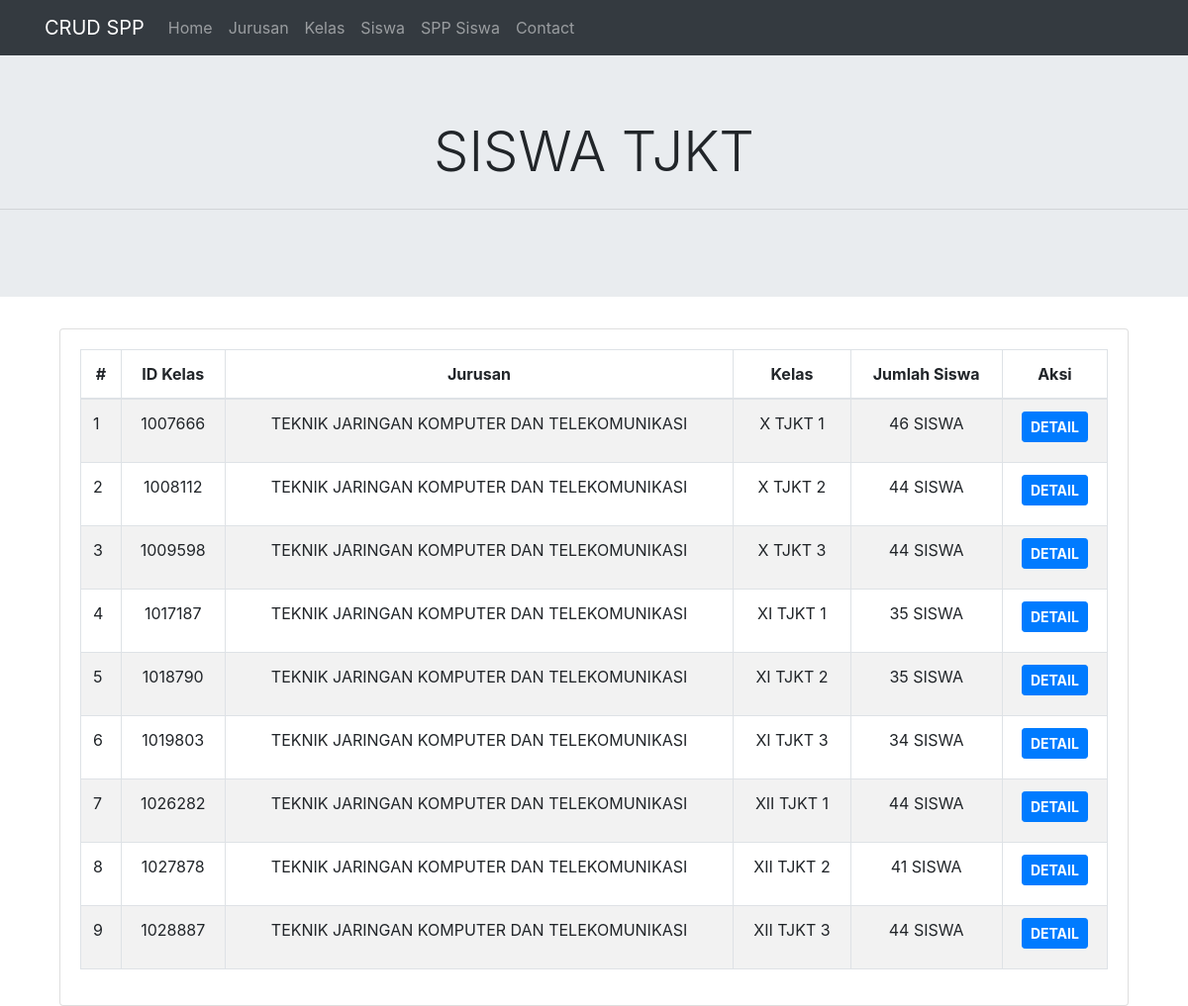
/index.php/siswa, run on the app's committed database.
### tables this page shows
CREATE TABLE `a_kelas` (
  `id` int(11) NOT NULL,
  `kode` varchar(8) NOT NULL,
  `kelas` varchar(128) NOT NULL
);

### application/controllers/Siswa.php (called while the page is built, shortened)
<?php
class Siswa extends CI_Controller
{
    public function index()
    {
        $isi['kelas'] = $this->Model_kelas->dataKelas_Siswa();
        $this->load->view('templates/header');
        $this->load->view('templates/navbar');
        $this->load->view('tampilan_siswa', $isi);
        $this->load->view('templates/footer');
    }
}

### index.php (called while the page is built, shortened)
<?php
require_once BASEPATH.'core/CodeIgniter.php';

### application/models/Model_kelas.php (called while the page is built, shortened)
<?php
class Model_kelas extends CI_Model
{
    public function dataKelas_Siswa()
    {
        $sql = "SELECT a_kelas.id,a_jurusan.jurusan,a_kelas.kelas,COUNT(*) AS jumlah_siswa FROM `a_siswa`
                INNER JOIN a_kelas
                ON a_siswa.kelas=a_kelas.id
                INNER JOIN a_jurusan
                ON a_kelas.kode=a_jurusan.kode
                GROUP BY a_kelas.id;";
        $query = $this->db->query($sql);
        return $query->result_array();
    }
}

### application/views/tampilan_siswa.php (the view)
<div class="jumbotron jumbotron-fluid text-center text-uppercase">
    <h3 class="display-4">SISWA TJKT</h3>
    <hr class="my-4">
</div>
<div class="container">
    <div class="container">
        <div class="row mt-2">
            <div class="col-md">
                <div class="card">
                    <div class="card-body">
                        <div class="table-responsive">
                            <table class="table table-striped table-bordered" id="dataTable" width="100%" cellspacing="0">
                                <thead>
                                    <tr class="text-center">
                                        <th scope="col">#</th>
                                        <th scope="col">ID Kelas</th>
                                        <th scope="col">Jurusan</th>
                                        <th scope="col">Kelas</th>
                                        <th scope="col">Jumlah Siswa</th>
                                        <th scope="col">Aksi</th>
                                    </tr>
                                </thead>
                                <tbody>
                                    <tr>
                                        <?php
                                        $no = 1;
                                        foreach ($kelas as $row) {
                                        ?>
                                            <td><?php echo $no++; ?></td>
                                            <td class="text-center"><?= $row['id'] ?></td>
                                            <td class="text-center"><?= $row['jurusan'] ?></td>
                                            <td class="text-center"><?= $row['kelas'] ?></td>
                                            <td class="text-center text-uppercase"><?= $row['jumlah_siswa'] ?> Siswa</td>
                                            <td>
                                                <h5 class="text-center">
                                                    <a class="btn btn-primary btn-sm text-uppercase font-weight-bold" href="<?= base_url() ?>Siswa/detail_siswa/<?= $row['id'] ?>">Detail</a>
                                                </h5>
                                            </td>
                                    </tr>
                                <?php } ?>
                                </tbody>
                            </table>
                        </div>
                    </div>
                </div>
            </div>
        </div>
    </div>
</div>

### application/views/templates/header.php (shortened to what this page needs)
<!doctype html>
<html lang="en">
<head>
    <link rel="stylesheet" href="https://cdn.jsdelivr.net/npm/bootstrap@4.6.2/dist/css/bootstrap.min.css">
</head>
<body>

### application/views/templates/navbar.php (shortened to what this page needs)
<nav class="navbar navbar-expand-lg navbar-dark bg-dark">
    <div class="container">
        <a class="navbar-brand" href="<?= base_url() ?>">CRUD SPP</a>
        <div class="collapse navbar-collapse" id="navbarNav">
            <ul class="navbar-nav">
                <li class="nav-item">
                    <a class="nav-link" href="<?= base_url() ?>">Home</a>
                </li>
                <li class="nav-item">
                    <a class="nav-link" href="<?= base_url() ?>Jurusan">Jurusan</a>
                </li>
                <li class="nav-item">
                    <a class="nav-link" href="<?= base_url() ?>Kelas">Kelas</a>
                </li>
                <li class="nav-item">
                    <a class="nav-link" href="<?= base_url() ?>Siswa">Siswa</a>
                </li>
                <li class="nav-item">
                    <a class="nav-link" href="<?= base_url() ?>Pembayaran_spp">SPP Siswa</a>
                </li>
                <li class="nav-item">
                    <a class="nav-link" href="<?= base_url() ?>Contact">Contact</a>
                </li>
            </ul>
        </div>
    </div>
</nav>

### application/views/templates/footer.php (shortened to what this page needs)
</body>
</html>

### data on the page
a_kelas: id "1007666", jurusan "TEKNIK JARINGAN KOMPUTER DAN TELEKOMUNIKASI", kelas "X TJKT 1", jumlah_siswa "46"
a_kelas: id "1008112", jurusan "TEKNIK JARINGAN KOMPUTER DAN TELEKOMUNIKASI", kelas "X TJKT 2", jumlah_siswa "44"
a_kelas: id "1009598", jurusan "TEKNIK JARINGAN KOMPUTER DAN TELEKOMUNIKASI", kelas "X TJKT 3", jumlah_siswa "44"
a_kelas: id "1017187", jurusan "TEKNIK JARINGAN KOMPUTER DAN TELEKOMUNIKASI", kelas "XI TJKT 1", jumlah_siswa "35"
a_kelas: id "1018790", jurusan "TEKNIK JARINGAN KOMPUTER DAN TELEKOMUNIKASI", kelas "XI TJKT 2", jumlah_siswa "35"
a_kelas: id "1019803", jurusan "TEKNIK JARINGAN KOMPUTER DAN TELEKOMUNIKASI", kelas "XI TJKT 3", jumlah_siswa "34"
a_kelas: id "1026282", jurusan "TEKNIK JARINGAN KOMPUTER DAN TELEKOMUNIKASI", kelas "XII TJKT 1", jumlah_siswa "44"
a_kelas: id "1027878", jurusan "TEKNIK JARINGAN KOMPUTER DAN TELEKOMUNIKASI", kelas "XII TJKT 2", jumlah_siswa "41"
a_kelas: id "1028887", jurusan "TEKNIK JARINGAN KOMPUTER DAN TELEKOMUNIKASI", kelas "XII TJKT 3", jumlah_siswa "44"
